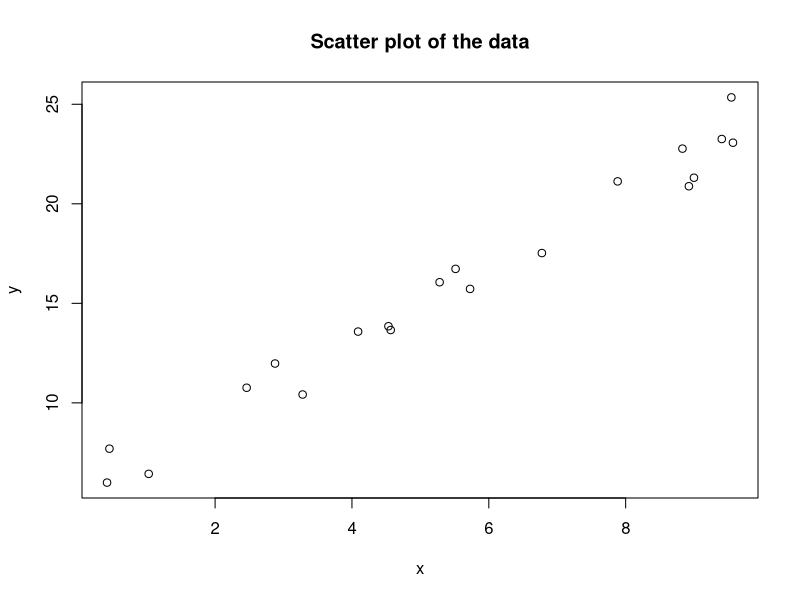
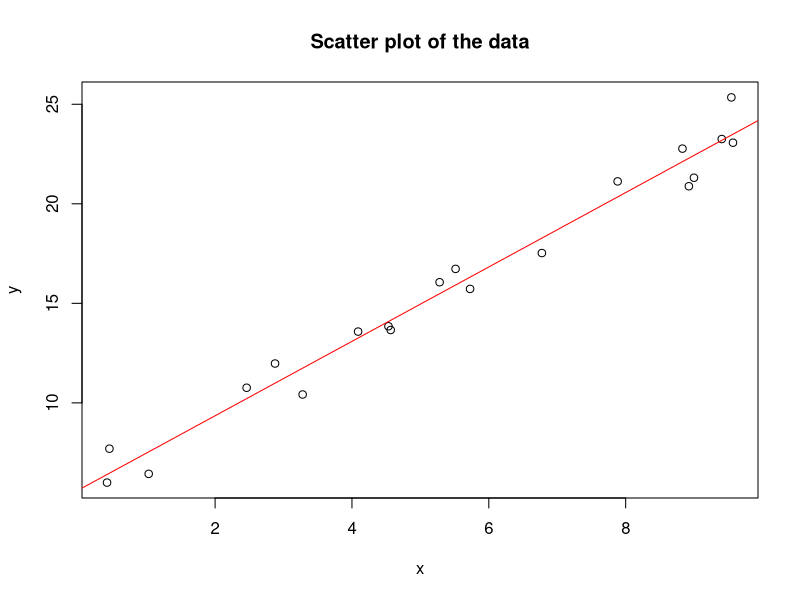
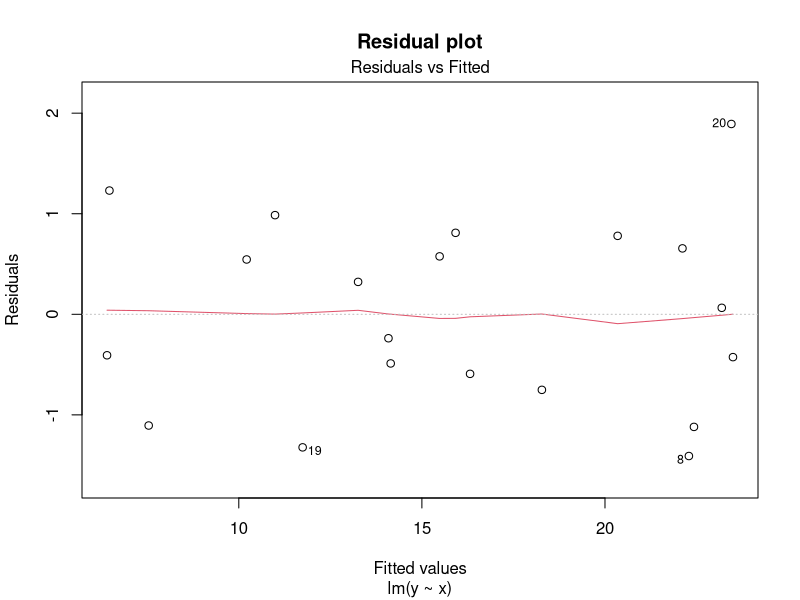
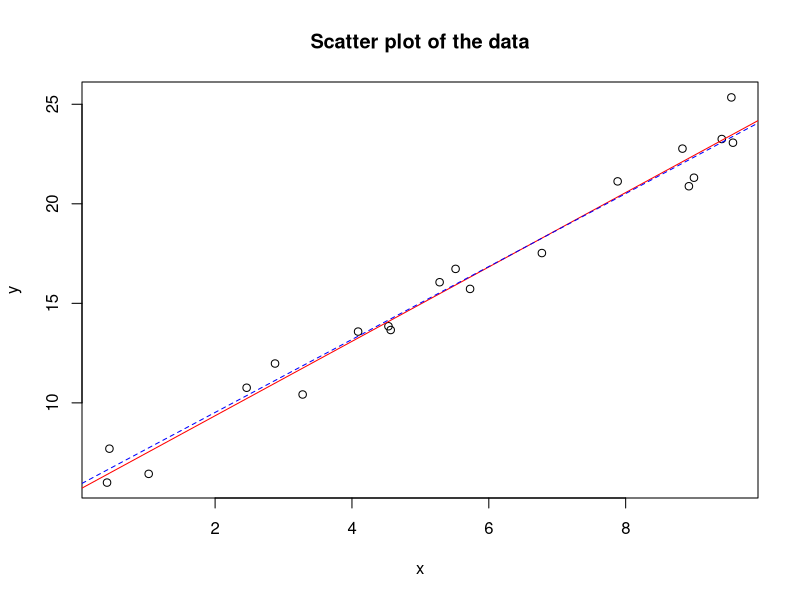
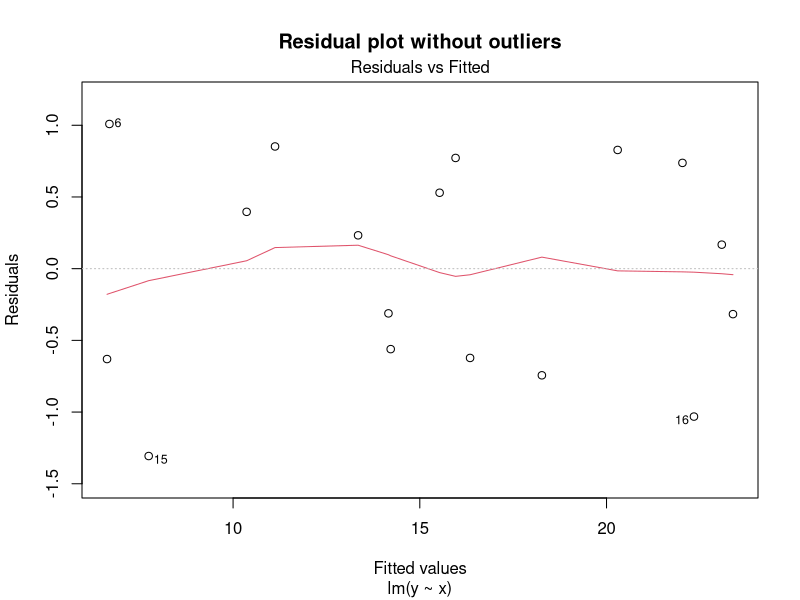

The R script that drew these images, in order:
## ---- chunk 1
# First, let's create some fictitious data to illustrate the concept of simple linear regression.
# Suppose we have an independent variable x and a dependent variable y.
# Generate 20 random values for x between 0 and 10.
set.seed(123) # to ensure reproducibility of results
x <- runif(20, 0, 10)

# Generate 20 values for y using a linear function with a slope of 2 and an intercept of 5, plus some random noise.
y <- 2 * x + 5 + rnorm(20, 0, 1)

# Now, let's plot the data on a scatter plot.
plot(x, y, main = "Scatter plot of the data", xlab = "x", ylab = "y")
## ---- chunk 2
# Let's try fitting a straight line to the data using the lm function (linear model).
# The formula is y ~ x, meaning that y is explained by x.
model <- lm(y ~ x)

# View the results of the model using the summary function.
summary(model)
## ---- chunk 3
# Extract coefficients
intercept <- coef(model)[1]
slope <- coef(model)[2]

plot(x, y, main = "Scatter plot of the data", xlab = "x", ylab = "y")

# Add the regression line to the scatter plot using the lines function.
abline(model, col = "red")
## ---- chunk 4
# Visualize the residuals using the plot function with the resid argument.
plot(model, which = 1, main = "Residual plot")
# Identify the outliers using the identify function, allowing us to click on points and see their indices.
identify(x, y)
## ---- chunk 5
# Remove the outliers from the model using negative indexing.
model_without_outliers <- lm(y ~ x, data = data.frame(x, y)[-c(8, 19, 20), ])

# View the results of the new model using the summary function.
summary(model_without_outliers)
## ---- chunk 6
model_without_outliers <- lm(y ~ x, data = data.frame(x, y)[-c(8, 19, 20), ])
plot(x, y, main = "Scatter plot of the data", xlab = "x", ylab = "y")
abline(model, col = "red")


# Add the new fitted line to the scatter plot using the abline function with the lty argument.
abline(model_without_outliers, col = "blue", lty = 2)
## ---- chunk 7
# Visualize the residuals of the new model using the plot function with the resid argument.
plot(model_without_outliers, which = 1, main = "Residual plot without outliers")
